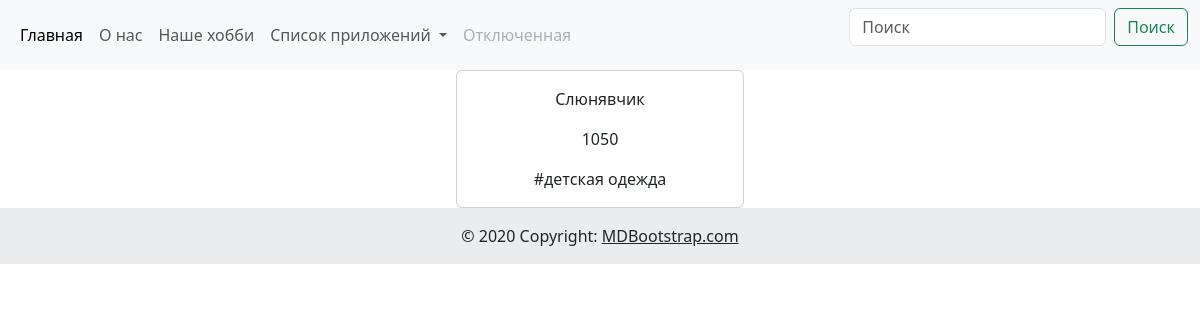
Screenshot of /child_cloth/ with the database file from the repository.
### cloth/models.py (models this page shows, shortened)
class Cloth(models.Model):
    name = models.CharField(max_length=100)
    price = models.PositiveIntegerField(default=1050)
    tags = models.ManyToManyField(TagCloth)

class TagCloth(models.Model):
    name = models.CharField(max_length=100)

### cloth/views.py (the view)
# urls.py: path("child_cloth/", views.ChildClothView.as_view(), name="child_cloth"),
class ChildClothView(generic.ListView):
    template_name = "cloth/child_cloth.html"
    context_object_name = "child_cloth"
    model = models.Cloth
    def get_queryset(self):
        return self.model.objects.filter(tags__name="детская одежда").order_by("-id")

### templates/cloth/child_cloth.html
{% include 'header.html' %}
<center>
  <div class="card" style="width: 18rem;">
    {% for i in child_cloth %}
      <div class="card-body">
        <p class="card-text">{{ i.name }}</p>
        <p class="card-text">{{ i.price }}</p>
        {% for j in i.tags.all %}
        <p class="card-text">#{{ j.name }}</p>
        {% endfor %}
      </div>
    {% endfor %}
</div>
</center>
{% include 'footer.html' %}

### rows the page displays
Cloth: name "Слюнявчик", price "1050"
TagCloth: name "детская одежда"
